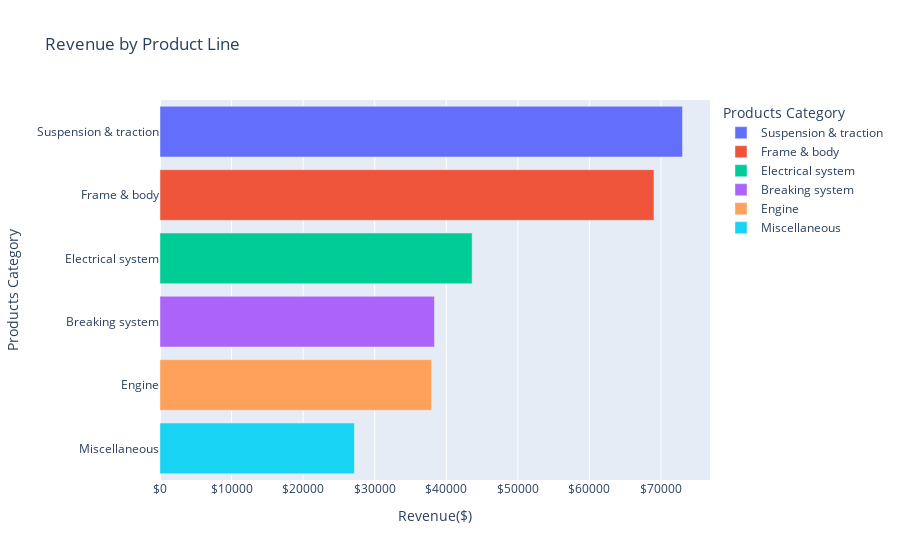

The notebook cell saved with this chart:
### Markdown cell above
### Product Category with most sales

### Code cell
import plotly.express as px

# Plot the DataFrame
cat_most_sales = px.bar(sales.groupby('product_line').sum().reset_index().
                        loc[:,["product_line","total"]].sort_values(by="total", ascending=False),
                        color="product_line", y='product_line', x='total', title='Revenue by Product Line', 
                        labels={'product_line': 'Products Category','total': 'Revenue($)'})

cat_most_sales.update_layout(xaxis_tickprefix = '$', xaxis_tickformat = ',.')

# Sort the bars from lowest to highest
cat_most_sales.show()

### Figure 1 — Plotly figure (JSON) as saved in the notebook; plotly's stock layout.template omitted (floating-point values rounded to 4 significant figures)
{"data": [{"alignmentgroup": "True", "hovertemplate": "Products Category=%{y}<br>Revenue($)=%{x}<extra></extra>", "legendgroup": "Suspension & traction", "marker": {"color": "#636efa", "pattern": {"shape": ""}}, "name": "Suspension & traction", "offsetgroup": "Suspension & traction", "orientation": "h", "showlegend": true, "textposition": "auto", "type": "bar", "x": [73010.0], "xaxis": "x", "y": ["Suspension & traction"], "yaxis": "y"}, {"alignmentgroup": "True", "hovertemplate": "Products Category=%{y}<br>Revenue($)=%{x}<extra></extra>", "legendgroup": "Frame & body", "marker": {"color": "#EF553B", "pattern": {"shape": ""}}, "name": "Frame & body", "offsetgroup": "Frame & body", "orientation": "h", "showlegend": true, "textposition": "auto", "type": "bar", "x": [69020.0], "xaxis": "x", "y": ["Frame & body"], "yaxis": "y"}, {"alignmentgroup": "True", "hovertemplate": "Products Category=%{y}<br>Revenue($)=%{x}<extra></extra>", "legendgroup": "Electrical system", "marker": {"color": "#00cc96", "pattern": {"shape": ""}}, "name": "Electrical system", "offsetgroup": "Electrical system", "orientation": "h", "showlegend": true, "textposition": "auto", "type": "bar", "x": [43610.0], "xaxis": "x", "y": ["Electrical system"], "yaxis": "y"}, {"alignmentgroup": "True", "hovertemplate": "Products Category=%{y}<br>Revenue($)=%{x}<extra></extra>", "legendgroup": "Breaking system", "marker": {"color": "#ab63fa", "pattern": {"shape": ""}}, "name": "Breaking system", "offsetgroup": "Breaking system", "orientation": "h", "showlegend": true, "textposition": "auto", "type": "bar", "x": [38350.0], "xaxis": "x", "y": ["Breaking system"], "yaxis": "y"}, {"alignmentgroup": "True", "hovertemplate": "Products Category=%{y}<br>Revenue($)=%{x}<extra></extra>", "legendgroup": "Engine", "marker": {"color": "#FFA15A", "pattern": {"shape": ""}}, "name": "Engine", "offsetgroup": "Engine", "orientation": "h", "showlegend": true, "textposition": "auto", "type": "bar", "x": [37950.0], "xaxis": "x", "y": ["Engine"], "yaxis": "y"}, {"alignmentgroup": "True", "hovertemplate": "Products Category=%{y}<br>Revenue($)=%{x}<extra></extra>", "legendgroup": "Miscellaneous", "marker": {"color": "#19d3f3", "pattern": {"shape": ""}}, "name": "Miscellaneous", "offsetgroup": "Miscellaneous", "orientation": "h", "showlegend": true, "textposition": "auto", "type": "bar", "x": [27170.0], "xaxis": "x", "y": ["Miscellaneous"], "yaxis": "y"}], "layout": {"barmode": "relative", "legend": {"title": {"text": "Products Category"}, "tracegroupgap": 0}, "title": {"text": "Revenue by Product Line"}, "xaxis": {"anchor": "y", "domain": [0, 1], "tickformat": ",.", "tickprefix": "$", "title": {"text": "Revenue($)"}}, "yaxis": {"anchor": "x", "categoryarray": ["Miscellaneous", "Engine", "Breaking system", "Electrical system", "Frame & body", "Suspension & traction"], "categoryorder": "array", "domain": [0, 1], "title": {"text": "Products Category"}}}}
